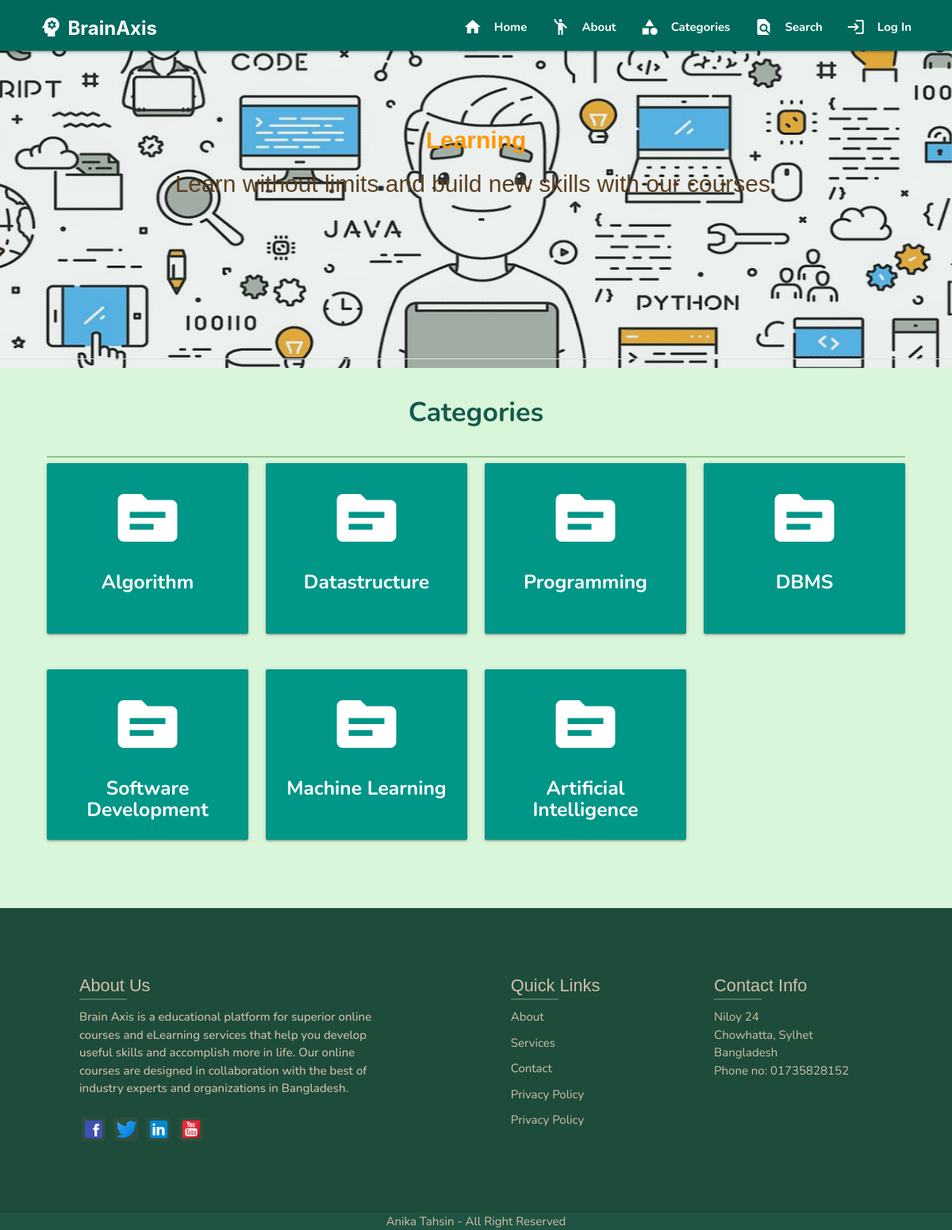
/course/categories/, run on the app's committed database.
### classroom/models.py (models this page shows, shortened)
class Category(models.Model):
	title = models.CharField(max_length=100, verbose_name='Title')
	icon = models.CharField(max_length=100, verbose_name='Icon', default='article')
	slug = models.SlugField(unique=True)

### classroom/views.py (the view)
# urls.py: path('categories/', Categories, name='categories'),
def Categories(request):
	categories = Category.objects.all()
	context = {
		'categories': categories
	}
	return render(request, 'classroom/categories.html', context)

### authy/views.py (called while the page is built)
def SideNavInfo(request):
	user = request.user
	nav_profile = None
	if user.is_authenticated:
		nav_profile = Profile.objects.get(user=user)
	return {'nav_profile': nav_profile}

### student_portall/templates/classroom/categories.html (shortened to what this page needs)
{% extends 'base.html' %}
{% load static %}
{% block banner %}
<header id="cate-bg">
  <div class="section no-pad-bot" id="index-banner">
    <div>
      <br><br>
      <h2 class="header orange-text center" style="font: 2em sans-serif;"><b>Learning</b></h2>
      <h5 class="header col s12 light center" style="color: rgb(92, 63, 30); font: 2em sans-serif;">Learn without limits and build new skills with our courses.</h5>
      <br>
    </div>
  </div>
</header>
{% endblock %}
{% block content %}
<div class="divider" style="margin-top: -1%;"></div>
<div style="margin: 4%;">
  <div class="row">
    <h4 class="center" style="color: rgb(20, 90, 77);"><b>Categories</b></h4><br>
    <div class="divider" style="margin-left: 1%; margin-right: 1%; background-color: rgb(142, 197, 142);"></div>
    {% for category in categories %}
        <div class="col s12 m3" style="height: 260px;">
          <a href="{% url 'category-courses' category.slug %}">
            <div class="card-panel teal center-align white-text" style="height: 215px;">
              <i class="material-icons large">{{ category.icon }}</i>
              <h5><b>{{ category.title }}</b></h5>
            </div>
          </a>
        </div>
    {% endfor %}
    </div>
</div>
{% endblock %}

### student_portall/static/css/style.css (style rules this page uses)
body { justify-content: center; background-color: rgb(218, 246, 218); font-family: 'Nunito', sans-serif; }
#cate-bg { background-image: url(../img/category.jpg); background-repeat: no-repeat; background-size: 1350px 500px; height: 400px; background-position: top; background-attachment: fixed; }

### data on the page
Category: title "Algorithm"
Category: title "Datastructure"
Category: title "Programming"
Category: title "DBMS"
Category: title "Software Development"
Category: title "Machine Learning"
Category: title "Artificial Intelligence"
